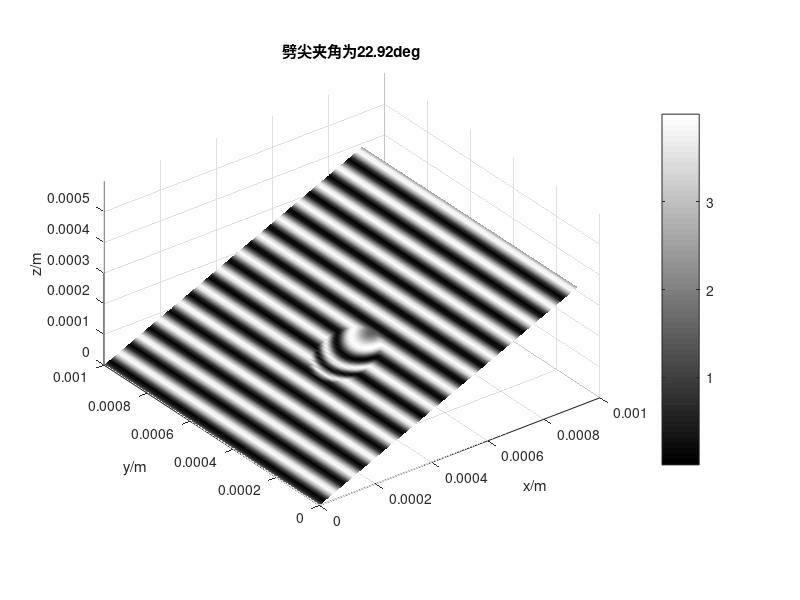

Here is the MATLAB script that generated this plot:
clear;
close all;
I0 = 1;
times = 0;

lambda = 6e-5; % 波长，为 600nm
defect_x = 0.0004; % 缺陷的 x 坐标
defect_y = 0.0004; % 缺陷的 y 坐标
defect = lambda / 3;

r = 5 * defect; % 劈尖半径
R = (r ^ 2 + defect ^ 2) / (2 * defect);

for theta = 0.1:0.005:0.4 % 劈尖夹角
    times = times + 1;
    length = .001; % 劈尖长度
    xmax = 0.001 * cos(theta); % ?
    [x, y] = meshgrid(0:0.00001:xmax, 0:0.00001:0.001); % 生成网格，x 为横坐标，y 为纵坐标
    z = x * tan(theta);

    x_ = x - defect_x;
    y_ = y - defect_y;

    % 计算缺陷对应的高度变化
    inside_defect = (x_ .^ 2 + y_ .^ 2) <= r ^ 2;
    defect_height = sqrt(R ^ 2 - x_ .^ 2 - y_ .^ 2) - sqrt(R ^ 2 - r ^ 2);
    defect_height(~inside_defect) = 0; % 只在缺陷区域内应用高度变化
    % defect 区域（圆形）处 h += defect_height
    h = z + defect_height; % 凹陷

    k = 2 * pi / lambda; % 波数
    Delta = 2 * h; % 光程差
    I = I0 * 2 * (cos(Delta * k + pi / 2) + 1);
    surf(x, y, z, I);
    % set(gcf, 'color', 'white', [0.667, 0.667, 1]);
    shading interp; % 颜色插值
    colorbar;
    axis equal; % 等比例缩放
    set(gca, 'ZLim', [0, 0.0006]);
    set(gca, 'XLim', [0, 0.001]);
    xlabel('x/m'); ylabel('y/m'); zlabel('z/m');
    title(['劈尖夹角为', num2str(theta / pi * 180, 4), 'deg']);
    colormap gray;
    m(:, times) = getframe; % 把图像存入矩阵 m 中
end

movie(m, 2);
